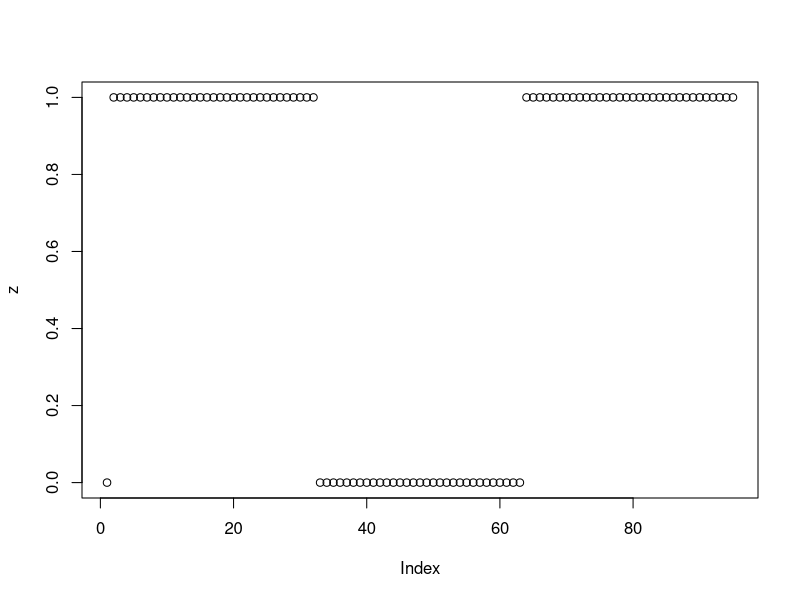

Reproduce this figure in R.
x<-c(2,5,3,7,1,8,9,4,6)
sum(x)          # suma todos los elementos del vector x
length(x)       # largo total del vector x
sum(x<5)        # cuantos cumplen la condición x<5, vector lógico
x[x<5]          # valores de quienes cumplen la condición
sum(x[x<5])     # ahora si, los sumo
length(x[x<5])
x*(x<5)         # el valor de x solo en las posiciones TRUE
sum(x*(x<5))    # ahora los sumo
which(x<5)      # que posiciones cumplen con la condición
sum(which(x<5)) # sumo posiciones, NO valores
z<-numeric(10)  # genero otro vector
id<-which(x<5)  # en “id” asigno los valores que cumplen la condición
z[id] <- x[x<5]
z[which(x<5)] <- x[x<5] 

# 1) ¿Qué ocurre si hacemos x[1:3] cuando x tiene los datos 2; 1; 0; 3; 6; 1?
x <- c(2, 1, 0, 3, 6, 1)
x[1:3]
# 2) 1:5 # genera los valores 1 2 3 4 5, 2*1:5 ¿qué operador “gana”?
2*1:5
# 3) ¿Pueden predecir el valor de la expresión 1:7*1:2?
1:7*1:2
# 4) ¿Qué pasa con esta expresión 1:8*1:2?
1:8*1:2

# De un edificio, a una altura de 15 m, se ha lanzado con un ángulo de 50 grados, un proyectil a una velocidad de 7 m/s.
# ¿Cuáles serán las alturas (coordenadas y) del proyectil a cada 0.5 m de distancia horizontal desde donde se lanzó y hasta los 11 m?
# Ecuaciones:   x = v0x*t + x0    y = -1/2*g*t^2 + v0y*t + y0
# g: aceleración de la gravedad, t: tiempo, v0x y v0y: componentes de la velocidad.

# Vx = Vo*cos(50°)
# Vy = Vo*sen(50°)

# despejo t en funcion de la primer ecuacion de x, t = x/Vx (x0 = 0)
# luego y = -1/2*g*(x/Vx)² + Vy*t + y0, será un valor con 23 valores

# debo convertir el angulo de grados a radianes
alpha <- (50*pi)/180
# defino los valores de x
x <- seq(0, 11, by = 0.5)
# defino t a partir de la ecuacion de x
t <- x/(7*cos(alpha))

y <- -1/2*9.8*t^2 + (7*sin(alpha))*t + 15
y
length(y)

x <- pi
y <- 2*pi
xor(x>3, y<3)
any(x<3, y<3)

x<-c(T,T,F,F)
y<-c(T,F,T,F)
x&y       # produce TRUE FALSE FALSE FALSE
x|y       # produce TRUE TRUE TRUE FALSE
xor(x,y)  # produce FALSE TRUE TRUE FALSE
any(x)    # produce TRUE
all(x)    # produce FALSE

rm(list=ls())             # Borra todas las variables
seq(0, 3*pi, by=.1) -> x  # Genera un vector con valores entre 0 y 3*pi cada 0.1. Lo guarda en x
y=sin(x)
z=(y>0)                   # interrogación lógica… si y>0 TRUE sino FALSE
z
plot(z)                   # los identifica como 0 y 1 para armar el grafico
